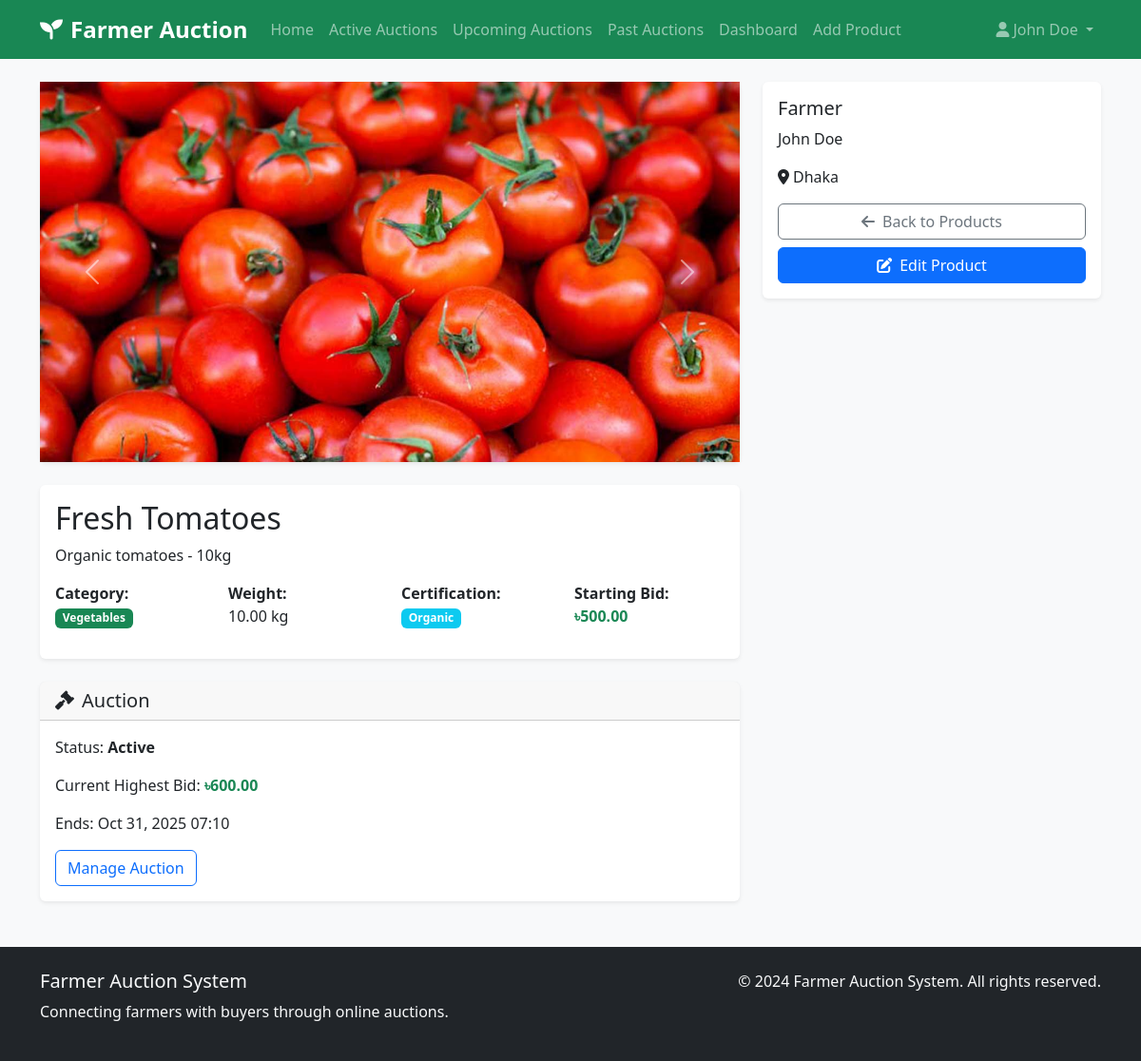
/farmer/product_details.php?id=1 (signed in), run on the app's committed database.
### tables this page shows
CREATE TABLE IF NOT EXISTS Products (
    product_id INT PRIMARY KEY AUTO_INCREMENT,
    farmer_id INT NOT NULL,
    product_name VARCHAR(100) NOT NULL,
    description TEXT,
    category VARCHAR(50),
    starting_bid DECIMAL(10,2) NOT NULL,
    weight DECIMAL(10,2),
    certification VARCHAR(50),
    created_at TIMESTAMP DEFAULT CURRENT_TIMESTAMP,
    FOREIGN KEY (farmer_id) REFERENCES Farmers(farmer_id) ON DELETE CASCADE
);

CREATE TABLE IF NOT EXISTS Auctions (
    auction_id INT PRIMARY KEY AUTO_INCREMENT,
    product_id INT NOT NULL,
    start_time DATETIME NOT NULL,
    end_time DATETIME NOT NULL,
    status ENUM('Active', 'Closed', 'Cancelled') DEFAULT 'Active',
    current_highest_bid DECIMAL(10,2) DEFAULT 0,
    created_at TIMESTAMP DEFAULT CURRENT_TIMESTAMP,
    FOREIGN KEY (product_id) REFERENCES Products(product_id) ON DELETE CASCADE
);

CREATE TABLE IF NOT EXISTS Farmers (
    farmer_id INT PRIMARY KEY AUTO_INCREMENT,
    name VARCHAR(100) NOT NULL,
    email VARCHAR(100) UNIQUE NOT NULL,
    password VARCHAR(255) NOT NULL,
    phone VARCHAR(20),
    address TEXT,
    farm_location VARCHAR(255),
    created_at TIMESTAMP DEFAULT CURRENT_TIMESTAMP
);

### farmer/product_details.php (the view, shortened to what this page needs)
<?php
$database = new Database();
$db = $database->getConnection();
$product_id = isset($_GET['id']) ? intval($_GET['id']) : 0;
$farmer_id = $_SESSION['user_id'];
$query = "SELECT p.*, f.name as farmer_name, f.farm_location
          FROM Products p
          JOIN Farmers f ON p.farmer_id = f.farmer_id
          WHERE p.product_id = ? AND p.farmer_id = ?";
$stmt = $db->prepare($query);
$stmt->execute([$product_id, $farmer_id]);
$product = $stmt->fetch(PDO::FETCH_ASSOC);
$images_query = "SELECT image_path FROM ProductImages WHERE product_id = ?";
$images_stmt = $db->prepare($images_query);
$images_stmt->execute([$product_id]);
$images = $images_stmt->fetchAll(PDO::FETCH_COLUMN);
$auction_query = "SELECT * FROM Auctions WHERE product_id = ? LIMIT 1";
$auction_stmt = $db->prepare($auction_query);
$auction_stmt->execute([$product_id]);
$auction = $auction_stmt->fetch(PDO::FETCH_ASSOC);
include '../includes/header.php';
?>
<div class="container mt-4">
    <div class="row">
        <div class="col-lg-8">
            <div class="card mb-4">
                <div class="card-body p-0">
                    <?php if (!empty($images)): ?>
                        <div id="productCarousel" class="carousel slide" data-bs-ride="carousel">
                            <div class="carousel-inner">
                                <?php foreach ($images as $index => $image): ?>
                                    <?php $img_src = '/farmer_auction/' . ltrim($image, '/'); ?>
                                    <div class="carousel-item <?php echo $index === 0 ? 'active' : ''; ?>">
                                        <img src="<?php echo $img_src; ?>" class="d-block w-100" style="height: 400px; object-fit: cover;" alt="Product Image">
                                    </div>
                                <?php endforeach; ?>
                            </div>
                            <?php if (count($images) > 1): ?>
                                <button class="carousel-control-prev" type="button" data-bs-target="#productCarousel" data-bs-slide="prev">
                                    <span class="carousel-control-prev-icon"></span>
                                </button>
                                <button class="carousel-control-next" type="button" data-bs-target="#productCarousel" data-bs-slide="next">
                                    <span class="carousel-control-next-icon"></span>
                                </button>
                            <?php endif; ?>
                        </div>
                    <?php else: ?>
                        <div class="bg-light d-flex align-items-center justify-content-center" style="height: 400px;">
                            <i class="fas fa-image fa-4x text-muted"></i>
                        </div>
                    <?php endif; ?>
                </div>
            </div>
            <div class="card mb-4">
                <div class="card-body">
                    <h2 class="card-title"><?php echo htmlspecialchars($product['product_name']); ?></h2>
                    <p class="card-text"><?php echo nl2br(htmlspecialchars($product['description'])); ?></p>
                    <div class="row mb-3">
                        <div class="col-md-3">
                            <strong>Category:</strong><br>
                            <span class="badge bg-success"><?php echo htmlspecialchars($product['category']); ?></span>
                        </div>
                        <div class="col-md-3">
                            <strong>Weight:</strong><br>
                            <?php echo $product['weight']; ?> kg
                        </div>
                        <div class="col-md-3">
                            <strong>Certification:</strong><br>
                            <span class="badge bg-info"><?php echo htmlspecialchars($product['certification'] ?: 'None'); ?></span>
                        </div>
                        <div class="col-md-3">
                            <strong>Starting Bid:</strong><br>
                            <span class="text-success fw-bold">৳<?php echo number_format($product['starting_bid'], 2); ?></span>
                        </div>
                    </div>
                </div>
            </div>
            <?php if ($auction): ?>
                <div class="card">
                    <div class="card-header">
                        <h5 class="mb-0"><i class="fas fa-gavel me-2"></i>Auction</h5>
                    </div>
                    <div class="card-body">
                        <p>Status: <strong><?php echo $auction['status']; ?></strong></p>
                        <p>Current Highest Bid: <strong class="text-success">৳<?php echo number_format($auction['current_highest_bid'], 2); ?></strong></p>
                        <p>Ends: <?php echo date('M j, Y H:i', strtotime($auction['end_time'])); ?></p>
                        <a href="create_auction.php?product_id=<?php echo $product['product_id']; ?>" class="btn btn-outline-primary">Manage Auction</a>
                    </div>
                </div>
            <?php endif; ?>
        </div>
        <div class="col-lg-4">
            <div class="card mb-4">
                <div class="card-body">
                    <h5 class="card-title">Farmer</h5>
                    <p><?php echo htmlspecialchars($product['farmer_name']); ?></p>
                    <p><i class="fas fa-map-marker-alt me-1"></i><?php echo htmlspecialchars($product['farm_location']); ?></p>
                    <div class="d-grid mt-3">
                        <a href="products.php" class="btn btn-outline-secondary"><i class="fas fa-arrow-left me-2"></i>Back to Products</a>
                        <a href="edit_product.php?id=<?php echo $product['product_id']; ?>" class="btn btn-primary mt-2"><i class="fas fa-edit me-2"></i>Edit Product</a>
                    </div>
                </div>
            </div>
        </div>
    </div>
</div>
<?php include '../includes/footer.php'; ?>

### assets/css/style.css (style rules this page uses)
body { font-family: 'Segoe UI', Tahoma, Geneva, Verdana, sans-serif; background-color: #f8f9fa; }
.card { border: none; box-shadow: 0 0.125rem 0.25rem rgba(0, 0, 0, 0.075); transition: transform 0.2s ease-in-out; }

### data on the page
products: product_name "Fresh Tomatoes", description "Organic tomatoes - 10kg", category "Vegetables", weight "10.00", certification "Organic", starting_bid "500.00", farmer.name "John Doe", farmer.farm_location "Dhaka"
auctions: status "Active", current_highest_bid "600.00", end_time "Oct 31, 2025 07:10"

### other printed values
$_SESSION['name'] "John Doe"
